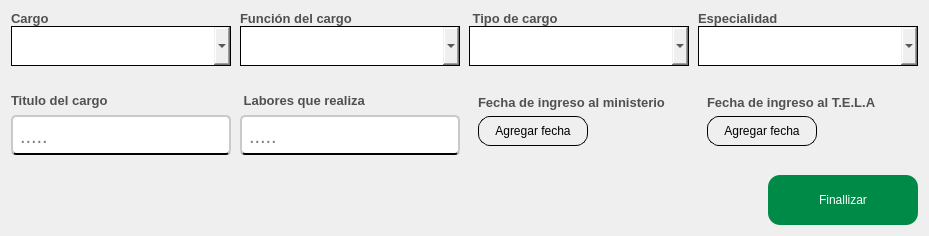
                 <widget class="QFrame" name="preguntas_info_detalle_cargo">
                  <property name="styleSheet">
                   <string notr="true">border-radius:0px;
border:none;
/*border:1px solid;*/</string>
                  </property>
                  <property name="frameShape">
                   <enum>QFrame::NoFrame</enum>
                  </property>
                  <property name="frameShadow">
                   <enum>QFrame::Raised</enum>
                  </property>
                  <layout class="QGridLayout" name="gridLayout_10">
                   <property name="horizontalSpacing">
                    <number>9</number>
                   </property>
                   <property name="verticalSpacing">
                    <number>20</number>
                   </property>
                   <item row="0" column="0">
                    <layout class="QVBoxLayout" name="verticalLayout_30">
                     <property name="spacing">
                      <number>0</number>
                     </property>
                     <item alignment="Qt::AlignLeft">
                      <widget class="QLabel" name="label_cargos">
                       <property name="enabled">
                        <bool>true</bool>
                       </property>
                       <property name="maximumSize">
                        <size>
                         <width>16777215</width>
                         <height>40</height>
                        </size>
                       </property>
                       <property name="font">
                        <font>
                         <family>Arial</family>
                         <pointsize>10</pointsize>
                         <weight>75</weight>
                         <bold>true</bold>
                        </font>
                       </property>
                       <property name="styleSheet">
                        <string notr="true">QLabel{
	
	color: rgb(80, 80, 80);

	border-color: #ffffff;


}
</string>
                       </property>
                       <property name="text">
                        <string>Cargo</string>
                       </property>
                       <property name="scaledContents">
                        <bool>false</bool>
                       </property>
                      </widget>
                     </item>
                     <item>
                      <widget class="QComboBox" name="boton_de_cargos">
                       <property name="enabled">
                        <bool>true</bool>
                       </property>
                       <property name="sizePolicy">
                        <sizepolicy hsizetype="Fixed" vsizetype="Fixed">
                         <horstretch>0</horstretch>
                         <verstretch>0</verstretch>
                        </sizepolicy>
                       </property>
                       <property name="minimumSize">
                        <size>
                         <width>220</width>
                         <height>40</height>
                        </size>
                       </property>
                       <property name="styleSheet">
                        <string notr="true">QComboBox{

	
	font: 75 10pt &quot;Arial&quot;;
	padding-left:15px;
	border:1px solid #000000 ;
}

QComboBox:focus {
    border: 2px solid #0078d7;   /* Borde azul cuando está en foco */
    background-color: #e0f7ff;   /* Fondo azul claro */
}

QComboBox:focus {
    border: 2px solid #0078d7;   /* Borde azul cuando está en foco */
    background-color: #e0f7ff;   /* Fondo azul claro */
}




QComboBox QAbstractItemView {
    border: 1px solid #ccc;
    background-color: white;
    color: #333;
    padding: 5px;  /* Margen interno de la lista */
    spacing: 10px; /* Espaciado entre los elementos (algunas versiones de Qt lo admiten) */
}

QComboBox QAbstractItemView::item {
    padding: 8px; /* Espaciado interno de cada elemento */
    margin: 4px; /* Separación entre los elementos */
}

QComboBox QAbstractItemView::item:hover {
    background-color: #c5c1c1;
    color: white;
}

QComboBox:disabled {
        background-color:rgb(189, 189, 189);
        color: #808080;
        border: 1px solid rgb(127, 127, 127);
    }


</string>
                       </property>
                       <property name="editable">
                        <bool>false</bool>
                       </property>
                       <property name="currentText">
                        <string/>
                       </property>
                       <property name="currentIndex">
                        <number>-1</number>
                       </property>
                       <property name="insertPolicy">
                        <enum>QComboBox::NoInsert</enum>
                       </property>
                       <property name="iconSize">
                        <size>
                         <width>40</width>
                         <height>40</height>
                        </size>
                       </property>
                       <property name="placeholderText">
                        <string/>
                       </property>
                      </widget>
                     </item>
                    </layout>
                   </item>
                   <item row="0" column="1">
                    <layout class="QVBoxLayout" name="verticalLayout_28">
                     <property name="spacing">
                      <number>0</number>
                     </property>
                     <item alignment="Qt::AlignLeft">
                      <widget class="QLabel" name="label_funcion_del_cargo">
                       <property name="enabled">
                        <bool>true</bool>
                       </property>
                       <property name="maximumSize">
                        <size>
                         <width>16777215</width>
                         <height>40</height>
                        </size>
                       </property>
                       <property name="font">
                        <font>
                         <family>Arial</family>
                         <pointsize>10</pointsize>
                         <weight>75</weight>
                         <bold>true</bold>
                        </font>
                       </property>
                       <property name="styleSheet">
                        <string notr="true">QLabel{
	
	color: rgb(80, 80, 80);

	border-color: #ffffff;


}
</string>
                       </property>
                       <property name="text">
                        <string>Función del cargo</string>
                       </property>
                       <property name="scaledContents">
                        <bool>false</bool>
                       </property>
                      </widget>
                     </item>
                     <item>
                      <widget class="QComboBox" name="boton_funcion_cargos">
                       <property name="enabled">
                        <bool>true</bool>
                       </property>
                       <property name="sizePolicy">
                        <sizepolicy hsizetype="Fixed" vsizetype="Fixed">
                         <horstretch>0</horstretch>
                         <verstretch>0</verstretch>
                        </sizepolicy>
                       </property>
                       <property name="minimumSize">
                        <size>
                         <width>220</width>
                         <height>40</height>
                        </size>
                       </property>
                       <property name="styleSheet">
                        <string notr="true">QComboBox{

	font: 75 10pt &quot;Arial&quot;;;
	padding-left:15px;
	border:1px solid #000000 ;
}

QComboBox:focus {
    border: 2px solid #0078d7;   /* Borde azul cuando está en foco */
    background-color: #e0f7ff;   /* Fondo azul claro */
}

QComboBox:focus {
    border: 2px solid #0078d7;   /* Borde azul cuando está en foco */
    background-color: #e0f7ff;   /* Fondo azul claro */
}




QComboBox QAbstractItemView {
    border: 1px solid #ccc;
    background-color: white;
    color: #333;
    padding: 5px;  /* Margen interno de la lista */
    spacing: 10px; /* Espaciado entre los elementos (algunas versiones de Qt lo admiten) */
}

QComboBox QAbstractItemView::item {
    padding: 8px; /* Espaciado interno de cada elemento */
    margin: 4px; /* Separación entre los elementos */
}

QComboBox QAbstractItemView::item:hover {
    background-color: #c5c1c1;
    color: white;
}

QComboBox:disabled {
        background-color:rgb(189, 189, 189);
        color: #808080;
        border: 1px solid rgb(127, 127, 127);
    }


</string>
                       </property>
                       <property name="editable">
                        <bool>false</bool>
                       </property>
                       <property name="currentText">
                        <string/>
                       </property>
                       <property name="currentIndex">
                        <number>-1</number>
                       </property>
                       <property name="insertPolicy">
                        <enum>QComboBox::NoInsert</enum>
                       </property>
                       <property name="iconSize">
                        <size>
                         <width>40</width>
                         <height>40</height>
                        </size>
                       </property>
                       <property name="placeholderText">
                        <string/>
                       </property>
                      </widget>
                     </item>
                    </layout>
                   </item>
                   <item row="0" column="2">
                    <layout class="QVBoxLayout" name="verticalLayout_31">
                     <property name="spacing">
                      <number>0</number>
                     </property>
                     <item alignment="Qt::AlignLeft">
                      <widget class="QLabel" name="label_tipo_de_cargo">
                       <property name="enabled">
                        <bool>true</bool>
                       </property>
                       <property name="maximumSize">
                        <size>
                         <width>16777215</width>
                         <height>40</height>
                        </size>
                       </property>
                       <property name="font">
                        <font>
                         <family>Arial</family>
                         <pointsize>10</pointsize>
                         <weight>75</weight>
                         <bold>true</bold>
                        </font>
                       </property>
                       <property name="styleSheet">
                        <string notr="true">QLabel{
	
	color: rgb(80, 80, 80);

	border-color: #ffffff;


}
</string>
                       </property>
                       <property name="text">
                        <string> Tipo de cargo </string>
                       </property>
                       <property name="scaledContents">
                        <bool>false</bool>
                       </property>
                      </widget>
                     </item>
                     <item>
                      <widget class="QComboBox" name="boton_tipo_de_cargo">
                       <property name="enabled">
                        <bool>true</bool>
                       </property>
                       <property name="sizePolicy">
                        <sizepolicy hsizetype="Fixed" vsizetype="Fixed">
                         <horstretch>0</horstretch>
                         <verstretch>0</verstretch>
                        </sizepolicy>
                       </property>
                       <property name="minimumSize">
                        <size>
                         <width>220</width>
                         <height>40</height>
                        </size>
                       </property>
                       <property name="styleSheet">
                        <string notr="true">QComboBox{

	font: 75 10pt &quot;Arial&quot;;;
	padding-left:15px;
	border:1px solid #000000 ;
}

QComboBox:focus {
    border: 2px solid #0078d7;   /* Borde azul cuando está en foco */
    background-color: #e0f7ff;   /* Fondo azul claro */
}

QComboBox:focus {
    border: 2px solid #0078d7;   /* Borde azul cuando está en foco */
    background-color: #e0f7ff;   /* Fondo azul claro */
}




QComboBox QAbstractItemView {
    border: 1px solid #ccc;
    background-color: white;
    color: #333;
    padding: 5px;  /* Margen interno de la lista */
    spacing: 10px; /* Espaciado entre los elementos (algunas versiones de Qt lo admiten) */
}

QComboBox QAbstractItemView::item {
    padding: 8px; /* Espaciado interno de cada elemento */
    margin: 4px; /* Separación entre los elementos */
}

QComboBox QAbstractItemView::item:hover {
    background-color: #c5c1c1;
    color: white;
}

QComboBox:disabled {
        background-color:rgb(189, 189, 189);
        color: #808080;
        border: 1px solid rgb(127, 127, 127);
    }


</string>
                       </property>
                       <property name="editable">
                        <bool>false</bool>
                       </property>
                       <property name="currentText">
                        <string/>
                       </property>
                       <property name="currentIndex">
                        <number>-1</number>
                       </property>
                       <property name="insertPolicy">
                        <enum>QComboBox::NoInsert</enum>
                       </property>
                       <property name="iconSize">
                        <size>
                         <width>40</width>
                         <height>40</height>
                        </size>
                       </property>
                       <property name="placeholderText">
                        <string/>
                       </property>
                      </widget>
                     </item>
                    </layout>
                   </item>
                   <item row="0" column="3">
                    <layout class="QVBoxLayout" name="verticalLayout_32">
                     <property name="spacing">
                      <number>0</number>
                     </property>
                     <item alignment="Qt::AlignLeft">
                      <widget class="QLabel" name="label_cargos_2">
                       <property name="enabled">
                        <bool>true</bool>
                       </property>
                       <property name="maximumSize">
                        <size>
                         <width>16777215</width>
                         <height>40</height>
                        </size>
                       </property>
                       <property name="font">
                        <font>
                         <family>Arial</family>
                         <pointsize>10</pointsize>
                         <weight>75</weight>
                         <bold>true</bold>
                        </font>
                       </property>
                       <property name="styleSheet">
                        <string notr="true">QLabel{
	
	color: rgb(80, 80, 80);

	border-color: #ffffff;


}
</string>
                       </property>
                       <property name="text">
                        <string>Especialidad</string>
                       </property>
                       <property name="scaledContents">
                        <bool>false</bool>
                       </property>
                      </widget>
                     </item>
                     <item>
                      <widget class="QComboBox" name="boton_de_especialidad">
                       <property name="enabled">
                        <bool>true</bool>
                       </property>
                       <property name="sizePolicy">
                        <sizepolicy hsizetype="Fixed" vsizetype="Fixed">
                         <horstretch>0</horstretch>
                         <verstretch>0</verstretch>
                        </sizepolicy>
                       </property>
                       <property name="minimumSize">
                        <size>
                         <width>220</width>
                         <height>40</height>
                        </size>
                       </property>
                       <property name="styleSheet">
                        <string notr="true">QComboBox{

	font: 75 10pt &quot;Arial&quot;;
	padding-left:15px;
	border:1px solid #000000 ;
}

QComboBox:focus {
    border: 2px solid #0078d7;   /* Borde azul cuando está en foco */
    background-color: #e0f7ff;   /* Fondo azul claro */
}

QComboBox:focus {
    border: 2px solid #0078d7;   /* Borde azul cuando está en foco */
    background-color: #e0f7ff;   /* Fondo azul claro */
}




QComboBox QAbstractItemView {
    border: 1px solid #ccc;
    background-color: white;
    color: #333;
    padding: 5px;  /* Margen interno de la lista */
    spacing: 10px; /* Espaciado entre los elementos (algunas versiones de Qt lo admiten) */
}

QComboBox QAbstractItemView::item {
    padding: 8px; /* Espaciado interno de cada elemento */
    margin: 4px; /* Separación entre los elementos */
}

QComboBox QAbstractItemView::item:hover {
    background-color: #c5c1c1;
    color: white;
}

QComboBox:disabled {
        background-color:rgb(189, 189, 189);
        color: #808080;
        border: 1px solid rgb(127, 127, 127);
    }


</string>
                       </property>
                       <property name="editable">
                        <bool>false</bool>
                       </property>
                       <property name="currentText">
                        <string/>
                       </property>
                       <property name="currentIndex">
                        <number>-1</number>
                       </property>
                       <property name="insertPolicy">
                        <enum>QComboBox::NoInsert</enum>
                       </property>
                       <property name="iconSize">
                        <size>
                         <width>40</width>
                         <height>40</height>
                        </size>
                       </property>
                       <property name="placeholderText">
                        <string/>
                       </property>
                       <property name="duplicatesEnabled">
                        <bool>false</bool>
                       </property>
                       <property name="frame">
                        <bool>false</bool>
                       </property>
                      </widget>
                     </item>
                    </layout>
                   </item>
                   <item row="1" column="0">
                    <layout class="QVBoxLayout" name="verticalLayout_29">
                     <property name="spacing">
                      <number>0</number>
                     </property>
                     <item alignment="Qt::AlignLeft">
                      <widget class="QLabel" name="label_titulo_del_cargo">
                       <property name="maximumSize">
                        <size>
                         <width>16777215</width>
                         <height>40</height>
                        </size>
                       </property>
                       <property name="font">
                        <font>
                         <family>Arial</family>
                         <pointsize>10</pointsize>
                         <weight>75</weight>
                         <bold>true</bold>
                        </font>
                       </property>
                       <property name="styleSheet">
                        <string notr="true">QLabel{
	
	color: rgb(80, 80, 80);

	border-color: #ffffff;


}
</string>
                       </property>
                       <property name="text">
                        <string>Titulo del cargo</string>
                       </property>
                       <property name="scaledContents">
                        <bool>false</bool>
                       </property>
                      </widget>
                     </item>
                     <item>
                      <widget class="QLineEdit" name="input_titulo_del_cargo">
                       <property name="sizePolicy">
                        <sizepolicy hsizetype="Fixed" vsizetype="Fixed">
                         <horstretch>0</horstretch>
                         <verstretch>10</verstretch>
                        </sizepolicy>
                       </property>
                       <property name="minimumSize">
                        <size>
                         <width>220</width>
                         <height>40</height>
                        </size>
                       </property>
                       <property name="font">
                        <font>
                         <family>Arial</family>
                         <pointsize>15</pointsize>
                        </font>
                       </property>
                       <property name="styleSheet">
                        <string notr="true">QLineEdit{
	
	background-color: rgb(255, 255, 255);
	border-radius:5px;
	padding-left: 5px;
 padding-right:5px;
	padding-top:1px;
	border-bottom:2px solid black  ;
	border-top: 2px solid rgb(202, 202, 202);
	border-left: 2px solid rgb(202, 202, 202);
	border-right: 2px solid rgb(202, 202, 202);

}

QLineEdit:focus{

	border: 2px solid rgb(17, 192, 255)



}
</string>
                       </property>
                       <property name="placeholderText">
                        <string>.....</string>
                       </property>
                      </widget>
                     </item>
                    </layout>
                   </item>
                   <item row="1" column="1">
                    <layout class="QVBoxLayout" name="verticalLayout_27">
                     <property name="spacing">
                      <number>0</number>
                     </property>
                     <item alignment="Qt::AlignLeft">
                      <widget class="QLabel" name="label_labores_que_realiza">
                       <property name="maximumSize">
                        <size>
                         <width>16777215</width>
                         <height>40</height>
                        </size>
                       </property>
                       <property name="font">
                        <font>
                         <family>Arial</family>
                         <pointsize>10</pointsize>
                         <weight>75</weight>
                         <bold>true</bold>
                        </font>
                       </property>
                       <property name="styleSheet">
                        <string notr="true">QLabel{
	
	color: rgb(80, 80, 80);

	border-color: #ffffff;


}
</string>
                       </property>
                       <property name="text">
                        <string> Labores que realiza </string>
                       </property>
                       <property name="scaledContents">
                        <bool>false</bool>
                       </property>
                      </widget>
                     </item>
                     <item>
                      <widget class="QLineEdit" name="input_labores_que_realiza">
                       <property name="sizePolicy">
                        <sizepolicy hsizetype="Fixed" vsizetype="Fixed">
                         <horstretch>0</horstretch>
                         <verstretch>10</verstretch>
                        </sizepolicy>
                       </property>
                       <property name="minimumSize">
                        <size>
                         <width>220</width>
                         <height>40</height>
                        </size>
                       </property>
                       <property name="font">
                        <font>
                         <family>Arial</family>
                         <pointsize>15</pointsize>
                        </font>
                       </property>
                       <property name="styleSheet">
                        <string notr="true">QLineEdit{
	
	background-color: rgb(255, 255, 255);
	border-radius:5px;
	padding-left: 5px;
 padding-right:5px;
	padding-top:1px;
	border-bottom:2px solid black  ;
	border-top: 2px solid rgb(202, 202, 202);
	border-left: 2px solid rgb(202, 202, 202);
	border-right: 2px solid rgb(202, 202, 202);

}

QLineEdit:focus{

	border: 2px solid rgb(17, 192, 255)



}
</string>
                       </property>
                       <property name="placeholderText">
                        <string>.....</string>
                       </property>
                      </widget>
                     </item>
                    </layout>
                   </item>
                   <item row="1" column="2">
                    <widget class="QFrame" name="frame">
                     <layout class="QGridLayout" name="gridLayout_8">
                      <item row="0" column="0" colspan="2">
                       <widget class="QLabel" name="label_fecha_de_ingreso_del_minis">
                        <property name="maximumSize">
                         <size>
                          <width>16777215</width>
                          <height>40</height>
                         </size>
                        </property>
                        <property name="font">
                         <font>
                          <family>Arial</family>
                          <pointsize>10</pointsize>
                          <weight>75</weight>
                          <bold>true</bold>
                         </font>
                        </property>
                        <property name="styleSheet">
                         <string notr="true">QLabel{
	
	color: rgb(80, 80, 80);

	border-color: #ffffff;


}
</string>
                        </property>
                        <property name="text">
                         <string>Fecha de ingreso al ministerio</string>
                        </property>
                        <property name="scaledContents">
                         <bool>false</bool>
                        </property>
                       </widget>
                      </item>
                      <item row="1" column="0">
                       <widget class="QPushButton" name="boton_para_agregar_fecha_de_ingreso_del_minis">
                        <property name="minimumSize">
                         <size>
                          <width>110</width>
                          <height>30</height>
                         </size>
                        </property>
                        <property name="cursor">
                         <cursorShape>PointingHandCursor</cursorShape>
                        </property>
                        <property name="styleSheet">
                         <string notr="true">QPushButton{

	border: 1px solid black;
	border-radius:12px;
}

QPushButton:hover{

	background-color: rgb(199, 199, 199)
}</string>
                        </property>
                        <property name="text">
                         <string>Agregar fecha</string>
                        </property>
                        <property name="icon">
                         <iconset>
                          <normaloff>../recursos_de_imagenes/iconos_de_interfaz/calendario.png</normaloff>../recursos_de_imagenes/iconos_de_interfaz/calendario.png</iconset>
                        </property>
                        <property name="iconSize">
                         <size>
                          <width>20</width>
                          <height>20</height>
                         </size>
                        </property>
                       </widget>
                      </item>
                      <item row="1" column="1">
                       <widget class="QLabel" name="label_mostrar_fecha_de_ingreso_del_minis">
                        <property name="font">
                         <font>
                          <family>Arial</family>
                          <pointsize>10</pointsize>
                          <weight>75</weight>
                          <bold>true</bold>
                         </font>
                        </property>
                        <property name="text">
                         <string/>
                        </property>
                       </widget>
                      </item>
                     </layout>
                    </widget>
                   </item>
                   <item row="1" column="3">
                    <widget class="QFrame" name="frame">
                     <layout class="QGridLayout" name="gridLayout_9">
                      <item row="0" column="0" colspan="2">
                       <widget class="QLabel" name="label_fecha_de_ingreso_tela">
                        <property name="maximumSize">
                         <size>
                          <width>16777215</width>
                          <height>40</height>
                         </size>
                        </property>
                        <property name="font">
                         <font>
                          <family>Arial</family>
                          <pointsize>10</pointsize>
                          <weight>75</weight>
                          <bold>true</bold>
                         </font>
                        </property>
                        <property name="styleSheet">
                         <string notr="true">QLabel{
	
	color: rgb(80, 80, 80);

	border-color: #ffffff;


}
</string>
                        </property>
                        <property name="text">
                         <string>Fecha de ingreso al T.E.L.A</string>
                        </property>
                        <property name="scaledContents">
                         <bool>false</bool>
                        </property>
                       </widget>
                      </item>
                      <item row="1" column="0">
                       <widget class="QPushButton" name="boton_fecha_de_ingreso_tela">
                        <property name="minimumSize">
                         <size>
                          <width>110</width>
                          <height>30</height>
                         </size>
                        </property>
                        <property name="cursor">
                         <cursorShape>PointingHandCursor</cursorShape>
                        </property>
                        <property name="styleSheet">
                         <string notr="true">QPushButton{

	border: 1px solid black;
	border-radius:12px;
}

QPushButton:hover{

	background-color: rgb(199, 199, 199)
}</string>
                        </property>
                        <property name="text">
                         <string>Agregar fecha</string>
                        </property>
                        <property name="icon">
                         <iconset>
                          <normaloff>../recursos_de_imagenes/iconos_de_interfaz/calendario.png</normaloff>../recursos_de_imagenes/iconos_de_interfaz/calendario.png</iconset>
                        </property>
                        <property name="iconSize">
                         <size>
                          <width>20</width>
                          <height>20</height>
                         </size>
                        </property>
                       </widget>
                      </item>
                      <item row="1" column="1">
                       <widget class="QLabel" name="label_mostrar_fecha_de_ingreso_tela">
                        <property name="font">
                         <font>
                          <family>Arial</family>
                          <pointsize>10</pointsize>
                          <weight>75</weight>
                          <bold>true</bold>
                         </font>
                        </property>
                        <property name="text">
                         <string/>
                        </property>
                       </widget>
                      </item>
                     </layout>
                    </widget>
                   </item>
                   <item row="2" column="3" alignment="Qt::AlignRight">
                    <widget class="QPushButton" name="boton_finalizar">
                     <property name="sizePolicy">
                      <sizepolicy hsizetype="Fixed" vsizetype="Fixed">
                       <horstretch>0</horstretch>
                       <verstretch>0</verstretch>
                      </sizepolicy>
                     </property>
                     <property name="minimumSize">
                      <size>
                       <width>150</width>
                       <height>50</height>
                      </size>
                     </property>
                     <property name="cursor">
                      <cursorShape>PointingHandCursor</cursorShape>
                     </property>
                     <property name="styleSheet">
                      <string notr="true">QPushButton{

	font: 75 14pt &quot;Arial&quot;;
	background-color: rgb(0, 138, 71);
	color: rgb(255, 255, 255);
	border-radius:12px;

}

QPushButton:hover{

	
	background-color: rgb(0, 56, 10);

}</string>
                     </property>
                     <property name="text">
                      <string>Finallizar</string>
                     </property>
                    </widget>
                   </item>
                  </layout>
                 </widget>
